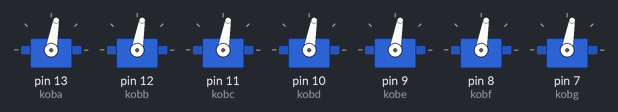
The sketch below on a simulated Arduino Uno, built with avr-gcc and run on an emulated ATmega328P. Shown: 7 × servo.

Above: at 0.05 s.
At 3.0 s:
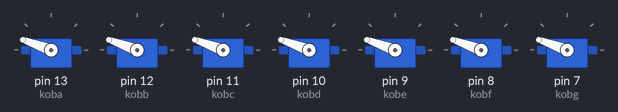
Timing chart, 0 to 6.9 s (numbered marks = the images above):
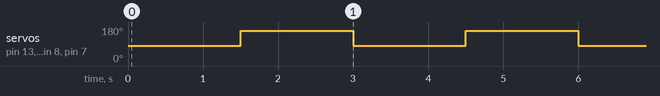

The sketch:

test.ino
```cpp
/*
 Controlling a servo position using a potentiometer (variable resistor)
 by Michal Rinott <http://people.interaction-ivrea.it/m.rinott>

 modified on 8 Nov 2013
 by Scott Fitzgerald
 http://www.arduino.cc/en/Tutorial/Knob
*/

#include <Servo.h>

Servo koba, kobb, kobc, kobd, kobe, kobf, kobg; // create servo object to control a servo

void setup()
{
    koba.attach(13);
    kobb.attach(12);
    kobc.attach(11);
    kobd.attach(10);
    kobe.attach(9);
    kobf.attach(8);
    kobg.attach(7);
}
// kita bikin di pin 1-7 arduino ,, kalo ada ganti gw nanti bilangin
void loop()
{

    koba.write(80);
    kobb.write(80);
    kobc.write(80);
    kobd.write(80);
    kobe.write(80);
    kobf.write(80);
    kobg.write(80);
    // kobe.write(0); // sets the servo position according to the scaled value
    delay(1500);

    koba.write(160);
    kobb.write(160);
    kobc.write(160);
    kobd.write(160);
    kobe.write(160);
    kobf.write(160);
    kobg.write(160);
    // kobe.write(90); // sets the servo position according to the scaled value --harusnya udah bener
    delay(1500);

    // kobe.write(0);
    // koba.write(0);
    // kobb.write(0);
    // kobc.write(0);
    // kobd.write(0);
    // kobe.write(0);
    // kobf.write(0);
    // kobg.write(0);
}
```

Measured:
- by itself, servo on pin 13 (koba), servo on pin 12 (kobb), servo on pin 11 (kobc), servo on pin 10 (kobd), servo on pin 9 (kobe), servo on pin 8 (kobf), servo on pin 7 (kobg): alternates 160° for 1.5 s and 80° for 1.5 s
